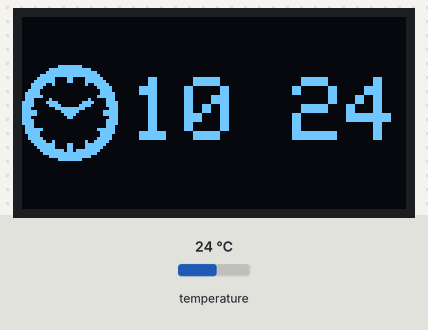
This sketch was run on a simulated Arduino Uno, built with avr-gcc and run on an emulated ATmega328P. Shown: 128×64 one-colour display. Inputs (shaded band) come from the test bench; at power-on: temperature 24 °C. The local clock reads 2024-03-15 10:24:30 at power-on unless the sketch sets it.

Above: at 2.1 s.
3.3 s: temperature set to 12 °C
At 13.4 s:
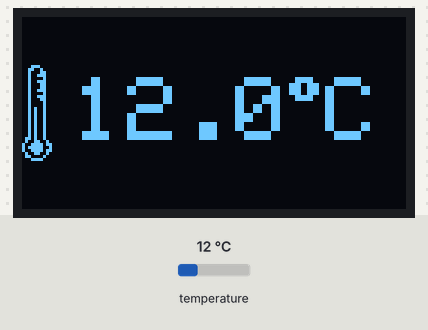
13.5 s: temperature set to 19 °C
At 15.0 s:
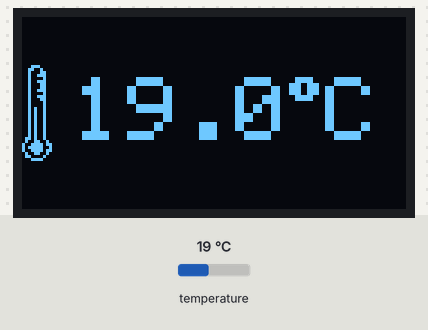
19.1 s: temperature set to 28 °C
At 29.5 s:
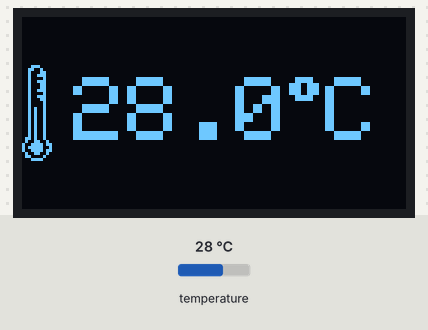
Timing chart, 0 to 31.0 s (numbered marks = the images above; inputs shaded):
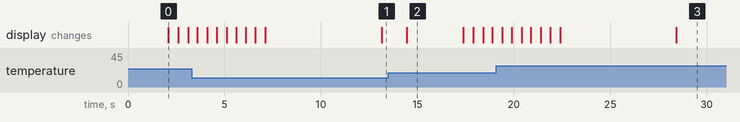

Measured:
- what the display in image 0 shows lasts 0.5 s, from 2.1 s to 2.6 s
- what the display in image 2 shows lasts 2.9 s, from 14.5 s to 17.4 s

The sketch:

Oled-clock.ino
```cpp
#include <Arduino.h>
#include <OneWire.h>
#include <Wire.h>
#include <SPI.h>
#include <Adafruit_GFX.h>
#include <Adafruit_SH1106.h>
#include "RTClib.h"
// display=======================================================
//Bibliothek initialisieren
#define OLED_RESET 4
Adafruit_SH1106 display(OLED_RESET);
/* DS18S20 Temperaturchip i/o */
OneWire  ds(10);  // on pin 9

RTC_DS3231 rtc;

#define temperature_width 32
#define temperature_height 32
const unsigned char temperature_bits[] PROGMEM = {
  0x1c, 0x00, 0x00, 0x00, 0x32, 0x00, 0x00, 0x00, 0x23, 0x00, 0x00, 0x00, 0x27, 0x00, 0x00, 0x00,
  0x21, 0x00, 0x00, 0x00, 0x27, 0x00, 0x00, 0x00, 0x23, 0x00, 0x00, 0x00, 0x23, 0x00, 0x00, 0x00,
  0x27, 0x00, 0x00, 0x00, 0x21, 0x00, 0x00, 0x00, 0x27, 0x00, 0x00, 0x00, 0x23, 0x00, 0x00, 0x00,
  0x21, 0x00, 0x00, 0x00, 0x21, 0x00, 0x00, 0x00, 0x29, 0x00, 0x00, 0x00, 0x29, 0x00, 0x00, 0x00,
  0x29, 0x00, 0x00, 0x00, 0x29, 0x00, 0x00, 0x00, 0x29, 0x00, 0x00, 0x00, 0x29, 0x00, 0x00, 0x00,
  0x29, 0x00, 0x00, 0x00, 0x29, 0x00, 0x00, 0x00, 0x29, 0x00, 0x00, 0x00, 0x29, 0x00, 0x00, 0x00,
  0x69, 0x00, 0x00, 0x00, 0x4c, 0x80, 0x00, 0x00, 0x9e, 0xc0, 0x00, 0x00, 0xbe, 0x40, 0x00, 0x00,
  0x9e, 0xc0, 0x00, 0x00, 0x4c, 0x80, 0x00, 0x00, 0x61, 0x00, 0x00, 0x00, 0x1e, 0x00, 0x00, 0x00
 };

#define time_width 32
#define time_height 32
const unsigned char time_bits[] PROGMEM = {
  0x00, 0x0f, 0xf0, 0x00, 0x00, 0x7f, 0xfe, 0x00, 0x00, 0xff, 0xff, 0x80, 0x03, 0xff, 0xff, 0xc0,
	0x07, 0xe1, 0x87, 0xe0, 0x0f, 0xe1, 0x87, 0xf0, 0x1f, 0x20, 0x04, 0xf8, 0x1e, 0x00, 0x00, 0x7c,
	0x3c, 0x00, 0x00, 0x3c, 0x7c, 0x00, 0x00, 0x3e, 0x7e, 0x00, 0x00, 0x7e, 0x70, 0x40, 0x02, 0x0e,
	0xf0, 0xf0, 0x0f, 0x0f, 0xf0, 0x78, 0x1e, 0x0f, 0xe0, 0x1f, 0xf8, 0x07, 0xf8, 0x07, 0xe0, 0x1f,
	0xf8, 0x03, 0xc0, 0x1f, 0xe0, 0x01, 0x80, 0x07, 0xf0, 0x00, 0x00, 0x0f, 0xf0, 0x00, 0x00, 0x0f,
	0x70, 0x00, 0x00, 0x0e, 0x7e, 0x00, 0x00, 0x7e, 0x7c, 0x00, 0x00, 0x3e, 0x3c, 0x00, 0x00, 0x3c,
	0x3e, 0x00, 0x00, 0x7c, 0x1f, 0x20, 0x04, 0xf8, 0x0f, 0xe1, 0x87, 0xf0, 0x07, 0xe1, 0x87, 0xe0,
	0x03, 0xfd, 0xbf, 0xc0, 0x01, 0xff, 0xff, 0x80, 0x00, 0x7f, 0xfe, 0x00, 0x00, 0x0f, 0xf0, 0x00
};

#define date_width 32
#define date_height 34
const unsigned char date_bits[] PROGMEM = {
	0x01, 0x80, 0x00, 0xe0, 0x03, 0xc0, 0x00, 0xe0, 0x03, 0xc0, 0x01, 0xe0, 0x3b, 0xcf, 0xfc, 0xe4,
	0x7b, 0xcf, 0xfc, 0xe6, 0xfb, 0xcf, 0xfc, 0xe7, 0xfb, 0xcf, 0xfc, 0xe7, 0xf9, 0x9f, 0xfc, 0xef,
	0xfc, 0x1f, 0xfe, 0x0f, 0xff, 0xff, 0xff, 0xff, 0xf1, 0xc0, 0x00, 0xef, 0xf0, 0x00, 0x00, 0x0f,
	0xf3, 0x8e, 0x79, 0xcf, 0xf3, 0xde, 0x79, 0xef, 0xf3, 0x9e, 0x79, 0xcf, 0xf3, 0xde, 0x79, 0xef,
	0xf0, 0x00, 0x00, 0x0f, 0xf0, 0x00, 0x00, 0x0f, 0xf3, 0x8e, 0x79, 0xcf, 0xf3, 0xde, 0x79, 0xef,
	0xf3, 0x9e, 0x79, 0xcf, 0xf3, 0xde, 0x79, 0xcf, 0xf0, 0x00, 0x00, 0x0f, 0xf0, 0x00, 0x00, 0x0f,
	0xf3, 0x9e, 0x78, 0x0f, 0xf3, 0xde, 0x78, 0x0f, 0xf3, 0xde, 0x78, 0x0f, 0xf3, 0x9e, 0x78, 0x0f,
	0xf0, 0x00, 0x00, 0x0f, 0xf0, 0x00, 0x00, 0x0f, 0xff, 0xff, 0xff, 0xff, 0xff, 0xff, 0xff, 0xff,
	0x7f, 0xff, 0xff, 0xff, 0x3f, 0xff, 0xff, 0xff
};

void setup() {
  Serial.begin(9600);
  display.begin(SH1106_SWITCHCAPVCC, 0x3C);
  display.setTextColor(WHITE);
  display.display();
  delay(2000);

  if (rtc.lostPower()) {
    Serial.println("RTC lost power, lets set the time!");
    // following line sets the RTC to the date & time this sketch was compiled
    rtc.adjust(DateTime(F(__DATE__), F(__TIME__)));
    // This line sets the RTC with an explicit date & time, for example to set
    // January 21, 2014 at 3am you would call:
    // rtc.adjust(DateTime(2014, 1, 21, 3, 0, 0));
  }
}

void time(int i) {
  display.clearDisplay();
  display.drawBitmap( 0, 16, time_bits, time_width, time_height, 1);
  display.setCursor(36,20);
  display.setTextSize(3);
  DateTime now = rtc.now();
  if(now.hour()<10) {
    display.print("0");
    display.print(now.hour(), DEC);
  }
  else {
    display.print(now.hour(), DEC);
  }
  if((i>499&&i<1001)||(i>1499&&i<2001)||(i>2499&&i<3001)||(i>3499&&i<4001)||(i>4499&&i<5001)){
    display.print(":");
  }
  else{
    display.print(" ");
  }
  if(now.minute()<10){
    display.print("0");
    display.print(now.minute(), DEC);
  }
  else{
    display.print(now.minute(), DEC);
  }
  display.display();
}

void date() {
  display.clearDisplay();
  display.drawBitmap( 0, 13, date_bits, date_width, date_height, 1);
  display.setCursor(40,20);
  display.setTextSize(3);
  DateTime now = rtc.now();
  if(now.day()<10) {
    display.print("0");
    display.print(now.day(), DEC);
  }
  else {
    display.print(now.day(), DEC);
  }
  display.fillRect(77, 38, 3, 3, WHITE);
  //display.print(".");
  display.setCursor(87, 20);
  if(now.month()<10) {
    display.print("0");
    display.print(now.month(), DEC);
  }
  else {
    display.print(now.month(), DEC);
  }
  display.fillRect(124, 38, 3, 3, WHITE);
  display.display();
}

void temperature() {
  byte i;
  byte present = 0;
  byte type_s;
  byte data[12];
  byte addr[8];
  float celsius;

  if ( !ds.search(addr)) {
    ds.reset_search();
    delay(250);
    return;
  }
  for( i = 0; i < 8; i++) {
  }

  if (OneWire::crc8(addr, 7) != addr[7]) {
      return;
  }
  switch (addr[0]) {
    case 0x10:
      //Serial.println("  Chip = DS18S20");  // or old DS1820
      type_s = 1;
      break;
    case 0x28:
      //Serial.println("  Chip = DS18B20");
      type_s = 0;
      break;
    case 0x22:
      //Serial.println("  Chip = DS1822");
      type_s = 0;
      break;
    default:
      //Serial.println("Device is not a DS18x20 family device.");
      return;
  }

  ds.reset();
  ds.select(addr);
  ds.write(0x44, 1);        // start conversion, with parasite power on at the end

  delay(1000);

  present = ds.reset();
  ds.select(addr);
  ds.write(0xBE);         // Read Scratchpad

  for ( i = 0; i < 9; i++) {           // we need 9 bytes
    data[i] = ds.read();
  }
  // Convert the data to actual temperature
  // because the result is a 16 bit signed integer, it should
  // be stored to an "int16_t" type, which is always 16 bits
  // even when compiled on a 32 bit processor.
  int16_t raw = (data[1] << 8) | data[0];
  if (type_s) {
    raw = raw << 3; // 9 bit resolution default
    if (data[7] == 0x10) {
      // "count remain" gives full 12 bit resolution
      raw = (raw & 0xFFF0) + 12 - data[6];
    }
  } else {
    byte cfg = (data[4] & 0x60);
    // at lower res, the low bits are undefined, so let's zero them
    if (cfg == 0x00) raw = raw & ~7;  // 9 bit resolution, 93.75 ms
    else if (cfg == 0x20) raw = raw & ~3; // 10 bit res, 187.5 ms
    else if (cfg == 0x40) raw = raw & ~1; // 11 bit res, 375 ms
    //// default is 12 bit resolution, 750 ms conversion time
  }
  celsius = (float)raw / 16.0;

  display.clearDisplay();
  display.drawBitmap( 0, 16, temperature_bits, temperature_width, temperature_height, 1);
  display.setCursor(17,20);
  display.setTextSize(3);
  display.print(celsius,1);
  display.setTextSize(2);
  display.print((char)247);
  display.setTextSize(3);
  display.print("C");
  display.display();
}

unsigned long i;

void loop() {
  i=millis();
  while(millis()-i<5001) {
    time(millis()-i);
  }
  i=millis();
  while(millis()-i<5001) {
    date();
  }
  i=millis();
  while(millis()-i<5001) {
    temperature();
  }
}
```
